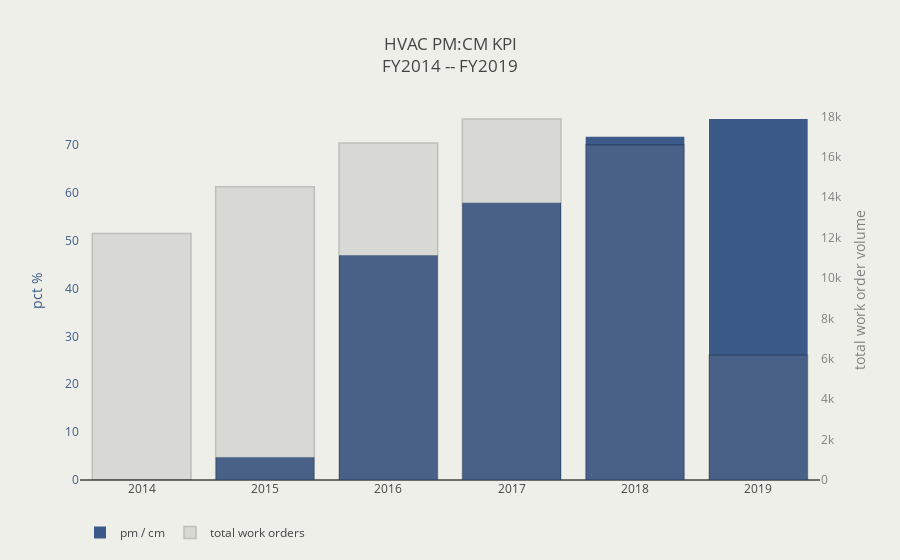

The notebook cell this image was saved under:
### Code cell
trace1 = go.Bar(
    x = [year for year in kpi_values_dict.keys()],
    y = [value for value in kpi_values_dict.values()],
    marker = dict(color = '#3c5a89'),
    name = 'pm / cm'
                )

trace2 = go.Bar(
    x = [year for year in work_order_volume.keys()],
    y = [value for value in work_order_volume.values()],
    marker = {'color': 'grey',
             'line':{'color': 'black',
                    'width': 1.5}},
    opacity = .2,
    yaxis = 'y2',
    name = 'total work orders'
                )

layout = go.Layout(
        hovermode = 'closest',
        legend = dict(orientation = 'h'),
        title =' HVAC PM:CM KPI<br>FY{} -- FY{}'.format(min([year for year in kpi_values_dict.keys()]),max([year for year in kpi_values_dict.keys()])),
        yaxis=dict(title='pct %',
                   showgrid = False,
                   titlefont = dict(color = '#3c5a89'),
                   tickfont = dict(color = '#3c5a89')),
        yaxis2=dict(title='total work order volume',
                    showgrid = False,
                    titlefont=dict(color='grey'),
            tickfont=dict(
                color='grey'
            ),
            overlaying='y',
            side='right'
        ),
        plot_bgcolor = '#efefea',
        paper_bgcolor = '#efefea'
    )

fig = dict(data=[trace1,trace2], layout=layout)
pyo.iplot(fig)

### Figure 1 — Plotly figure (JSON) as saved in the notebook; plotly's stock layout.template omitted (floating-point values rounded to 4 significant figures)
{"data": [{"marker": {"color": "#3c5a89"}, "name": "pm / cm", "type": "bar", "uid": "a1235cd6-7a69-4473-b31f-ceeacb3502ca", "x": [2014, 2015, 2016, 2017, 2018, 2019], "y": [0, 4.769, 46.94, 57.87, 71.66, 75.38]}, {"marker": {"color": "grey", "line": {"color": "black", "width": 1.5}}, "name": "total work orders", "opacity": 0.2, "type": "bar", "uid": "c0877856-686e-43e8-9bff-311f8a7f5e99", "x": [2014, 2015, 2016, 2017, 2018, 2019], "y": [12209, 14522, 16679, 17873, 16593, 6186], "yaxis": "y2"}], "layout": {"hovermode": "closest", "legend": {"orientation": "h"}, "paper_bgcolor": "#efefea", "plot_bgcolor": "#efefea", "title": " HVAC PM:CM KPI<br>FY2014 -- FY2019", "yaxis": {"showgrid": false, "tickfont": {"color": "#3c5a89"}, "title": "pct %", "titlefont": {"color": "#3c5a89"}}, "yaxis2": {"overlaying": "y", "showgrid": false, "side": "right", "tickfont": {"color": "grey"}, "title": "total work order volume", "titlefont": {"color": "grey"}}}}
